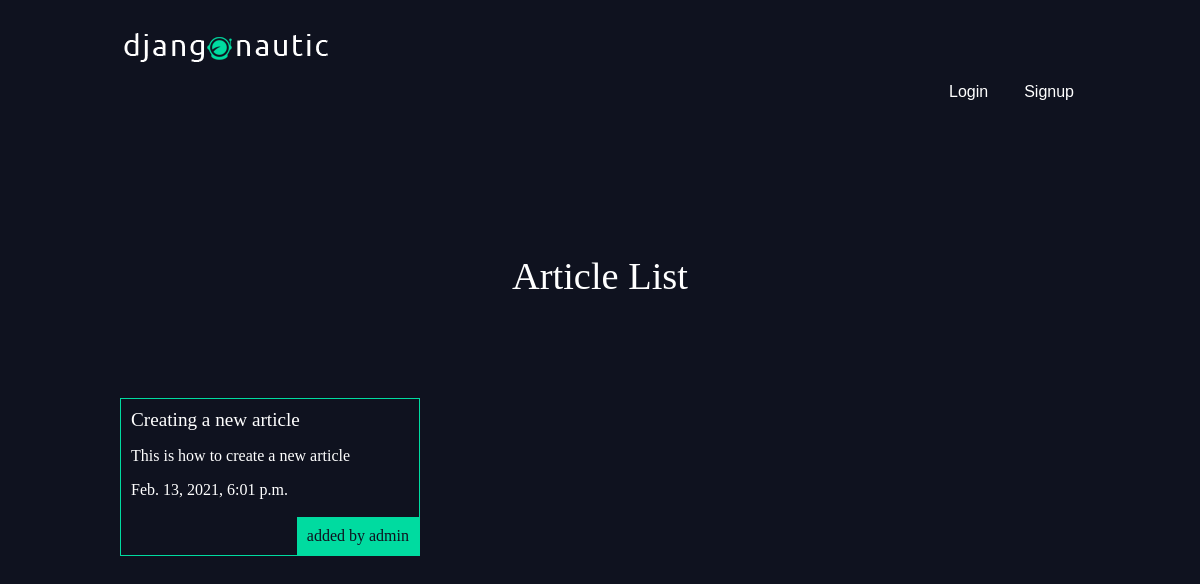
The page /articles/ on the database as committed earlier.
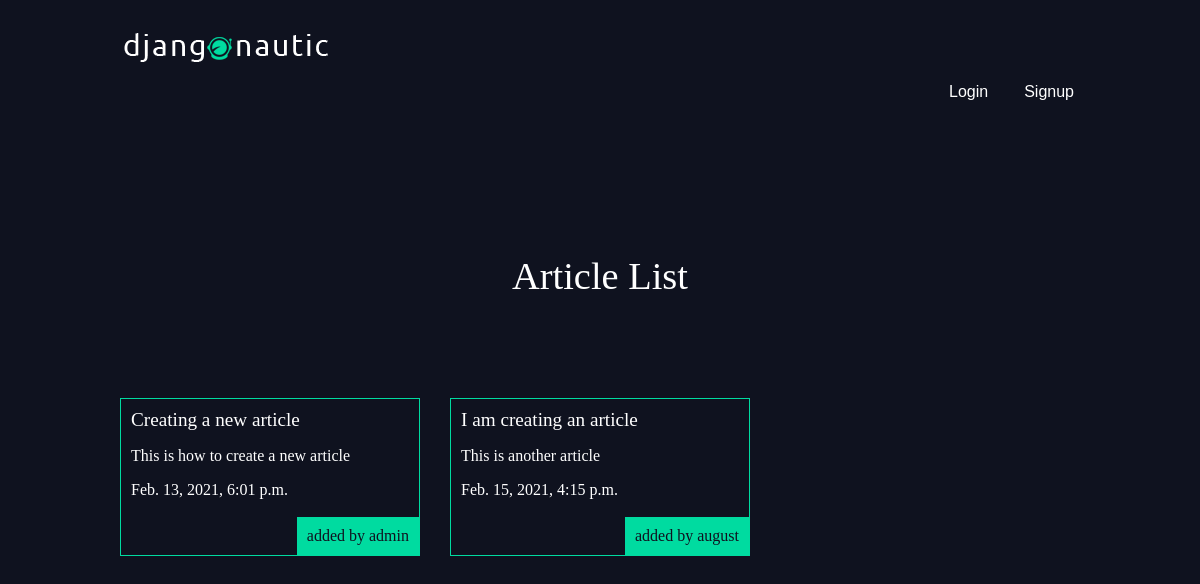
The same page on the database as committed later.
### articles/models.py (models this page shows, shortened)
class Article(models.Model):
    title = models.CharField(max_length = 100)
    slug = models.SlugField()
    body = models.TextField()
    date = models.DateTimeField(auto_now_add = True)
    thumb = models.ImageField(default="default.png", blank=True)
    author = models.ForeignKey(User, default=None, on_delete=models.CASCADE)
    def snippet(self):
        if len(self.body) < 51:
            return self.body
        else:
            return self.body[:50] + "..."

### articles/views.py (the view)
# urls.py: path('', views.article_list, name="list"),
def article_list(request):
    articles = Article.objects.all().order_by("date")
    return render(request, "articles/article_list.html", {"articles": articles})

### articles/templates/articles/article_list.html
{% extends 'base_layout.html' %}
{% block content %}
<h1>Article List</h1>
<div class="articles">
    {% for article in articles %}
        <div class="article">
            <h2><a href="{% url 'articles:detail' article.slug %}">{{ article.title }}</a></h2>
            <p>{{ article.snippet }}</p>
            <p>{{ article.date }}</p>
            <p class="author">added by {{ article.author }}</p>
        </div>
    {% endfor %}
</div>
{% endblock %}

### templates/base_layout.html (shortened to what this page needs)
{% load static %}
<html lang="en">
<head>
    <link rel="stylesheet" href="{% static 'styles.css' %}">
</head>
<body>
    <header class="wrapper">
        <h1><a href="{% url 'articles:list' %}"><img src="{% static 'logo.png' %}"></a></h1>
        <nav>
            <ul>
                {% if user.is_authenticated %}
                <li>
                    <form class="logout-link" action="{% url 'accounts:logout' %}" method="POST">
                        {% csrf_token %}
                        <button type="submit">Logout</button>
                    </form>
                </li>
                <li>
                    <form class="highlight" action="{% url 'articles:create' %}" method="POST">
                        {% csrf_token %}
                        <button type="submit">New Article</button>
                    </form>
                </li>
                {% else%}
                <li>
                    <form class="login-link" action="{% url 'accounts:login' %}" method="POST">
                        <button type="submit">Login</button>
                    </form>
                </li>
                <li>
                    <form class="signup-link" action="{% url 'accounts:signup' %}" method="POST">
                        <button type="submit">Signup</button>
                    </form>
                </li>
                {% endif%}
            </ul>
        </nav>
    </header>
    <div class="wrapper">
        {% block content %}
        {% endblock %}
    </div>
</body>
</html>

### assets/styles.css (style rules this page uses)
body { background-color: #0f121f; background-image: url(/static/stars.png); background-repeat: no-repeat; color: #fff; }
h1,h2,h3,h4,h5 { font-weight: normal; margin: 0; }
a, a:hover, a:visited { color: fff; text-decoration: none; }
.wrapper { max-width: 960px; margin: 0 auto; }
div.wrapper h1 { text-align: center; margin: 100px auto; font-size: 2.4em; }
header { display: grid; grid-template-columns: 1fr; padding: 20px 0; }
nav { justify-self: end; }
nav li { display: inline-block; margin-left: 20px; }
nav button { background: none; color: #fff; cursor: pointer; border: 0; font-size: 1em; }
.articles { display: grid; grid-template-columns: 1fr 1fr 1fr; grid-gap: 30px; }
.article { padding: 10px; border: 1px solid #00dba0; position: relative; padding-bottom: 40px; }
.article h2 { font-size: 1.2em; }
.article .author { padding: 10px; background: #00dba0; color: #0f121f; position: absolute; right: 0; bottom: 0; margin: 0; }

Rows that differ between the two databases and show on the page:
added Article: title "I am creating an article", snippet "This is another article", date "Feb. 15, 2021, 4:15 p.m.", author "august"
